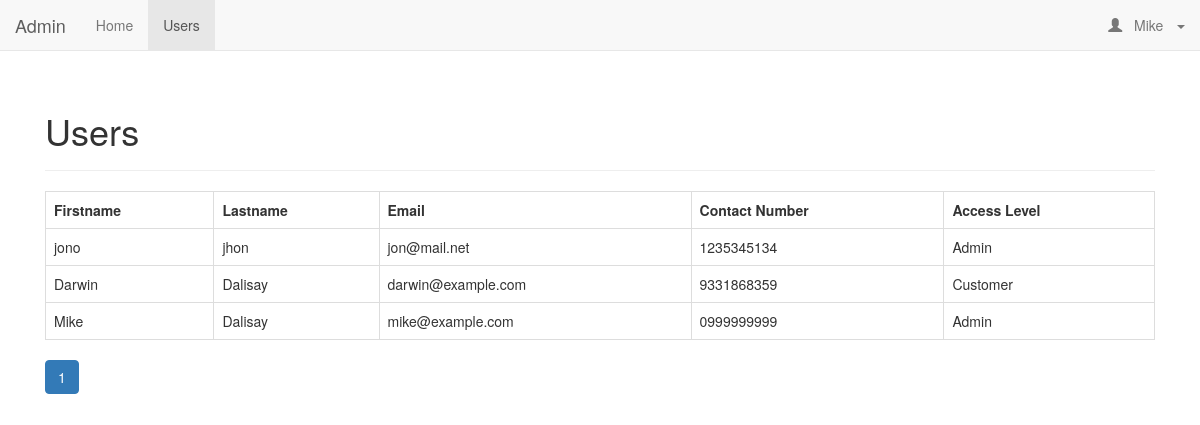
Page /admin/read_users.php (signed in) on the committed database.
### tables this page shows
CREATE TABLE IF NOT EXISTS `users` (
  `id` int(11) NOT NULL AUTO_INCREMENT,
  `firstname` varchar(32) NOT NULL,
  `lastname` varchar(32) NOT NULL,
  `email` varchar(64) NOT NULL,
  `contact_number` varchar(64) NOT NULL,
  `address` text NOT NULL,
  `password` varchar(512) NOT NULL,
  `access_level` varchar(16) NOT NULL,
  `access_code` text NOT NULL,
  `status` int(11) NOT NULL COMMENT '0=pending,1=confirmed',
  `created` datetime NOT NULL,
  `modified` timestamp NOT NULL DEFAULT CURRENT_TIMESTAMP ON UPDATE CURRENT_TIMESTAMP,
  PRIMARY KEY (`id`)
);

### config/core.php (called while the page is built, shortened)
<?php
$home_url="http://localhost/latihan/login/";
$page = isset($_GET['page']) ? $_GET['page'] : 1;
$records_per_page = 5;
$from_record_num = ($records_per_page * $page) - $records_per_page;
?>

### objects/user.php (called while the page is built, shortened)
<?php
class User{
    private $conn;
    private $table_name = "users";
    public function __construct($db){
        $this->conn = $db;
    }
    function readAll($from_record_num, $records_per_page){
        $query = "SELECT
                    id,
                    firstname,
                    lastname,
                    email,
                    contact_number,
                    access_level,
                    created
                FROM " . $this->table_name . "
                ORDER BY id DESC
                LIMIT ?, ?";
        $stmt = $this->conn->prepare( $query );
        $stmt->bindParam(1, $from_record_num, PDO::PARAM_INT);
        $stmt->bindParam(2, $records_per_page, PDO::PARAM_INT);
        $stmt->execute();
        return $stmt;
    }
    public function countAll(){
        $query = "SELECT id FROM " . $this->table_name . "";
        $stmt = $this->conn->prepare($query);
        $stmt->execute();
        $num = $stmt->rowCount();
        return $num;
    }
}

### admin/read_users_template.php (the view, shortened to what this page needs)
<?php
if($num>0){
    echo "<table class='table table-hover table-responsive table-bordered'>";
    echo "<tr>";
        echo "<th>Firstname</th>";
        echo "<th>Lastname</th>";
        echo "<th>Email</th>";
        echo "<th>Contact Number</th>";
        echo "<th>Access Level</th>";
    echo "</tr>";
        while ($row = $stmt->fetch(PDO::FETCH_ASSOC)){
        extract($row);
        echo "<tr>";
            echo "<td>{$firstname}</td>";
            echo "<td>{$lastname}</td>";
            echo "<td>{$email}</td>";
            echo "<td>{$contact_number}</td>";
            echo "<td>{$access_level}</td>";
        echo "</tr>";
        }
    echo "</table>";
    $total_rows = $user->countAll();
    include_once 'paging.php';
}
else{
    echo "<div class='alert alert-danger'>
        <strong>No users found.</strong>
    </div>";
}
?>

### admin/layout_head.php (shortened to what this page needs)
<!DOCTYPE html>
<html lang="en">
<head>
    <link href="https://maxcdn.bootstrapcdn.com/bootstrap/3.3.7/css/bootstrap.min.css" rel="stylesheet" media="screen" />
    <link href="<?php echo $home_url . "libs/css/admin.css" ?>" rel="stylesheet" />
</head>
<body>
    <?php
    include_once "navigation.php";
    ?>
    <div class="container">
        <div class="col-md-12">
            <div class="page-header">
                <h1><?php echo isset($page_title) ? $page_title : "The Code of a Ninja"; ?></h1>
            </div>
        </div>

### admin/navigation.php (shortened to what this page needs)
<div class="navbar navbar-default navbar-static-top" role="navigation">
    <div class="container-fluid">
        <div class="navbar-header">
            <a class="navbar-brand" href="<?php echo $home_url; ?>admin/index.php">Admin</a>
        </div>
        <div class="navbar-collapse collapse">
            <ul class="nav navbar-nav">
                <li <?php echo $page_title=="Admin Index" ? "class='active'" : ""; ?>>
                    <a href="<?php echo $home_url; ?>admin/index.php">Home</a>
                </li>
                <li <?php
                        echo $page_title=="Users" ? "class='active'" : ""; ?> >
                    <a href="<?php echo $home_url; ?>admin/read_users.php">Users</a>
                </li>
            </ul>
            <ul class="nav navbar-nav navbar-right">
                <li>
                    <a href="#" class="dropdown-toggle" data-toggle="dropdown" role="button" aria-expanded="false">
                        <span class="glyphicon glyphicon-user" aria-hidden="true"></span>
                        &nbsp;&nbsp;<?php echo $_SESSION['firstname']; ?>
                        &nbsp;&nbsp;<span class="caret"></span>
                    </a>
                </li>
            </ul>
        </div>
    </div>
</div>

### admin/read_users.php (shortened to what this page needs)
<?php
include_once "../config/core.php";
include_once '../objects/user.php';
$database = new Database();
$db = $database->getConnection();
$user = new User($db);
$page_title = "Users";
include_once "layout_head.php";
echo "<div class='col-md-12'>";
    $stmt = $user->readAll($from_record_num, $records_per_page);
    $num = $stmt->rowCount();
    include_once "read_users_template.php";
echo "</div>";
include_once "layout_foot.php";
?>

### admin/paging.php (shortened to what this page needs)
<?php
echo "<ul class=\"pagination margin-zero\">";
$total_pages = ceil($total_rows / $records_per_page);
$range = 2;
$initial_num = $page - $range;
$condition_limit_num = ($page + $range)  + 1;
for ($x=$initial_num; $x<$condition_limit_num; $x++) {
    if (($x > 0) && ($x <= $total_pages)) {
        if ($x == $page) {
            echo "<li class='active'><a href=\"#\">$x <span class=\"sr-only\">(current)</span></a></li>";
        }
        else {
            echo "<li><a href='{$page_url}page=$x'>$x</a></li>";
        }
    }
}
echo "</ul>";
?>

### admin/layout_foot.php (shortened to what this page needs)
</div>
</body>
</html>

### libs/css/admin.css (style rules this page uses)
.margin-zero { margin:0; }

### rows in the picture
users: firstname "jono", lastname "jhon", email "jon@mail.net", contact_number "1235345134", access_level "Admin"
users: firstname "Darwin", lastname "Dalisay", email "darwin@example.com", contact_number "9331868359", access_level "Customer"
users: firstname "Mike", lastname "Dalisay", email "mike@example.com", contact_number "0999999999", access_level "Admin"

### other values in the picture
$_SESSION['firstname'] "Mike"
$page_title "Users"
